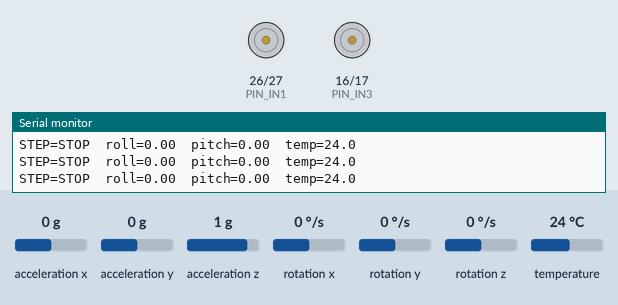
This sketch was run on a simulated ESP32. Parts: motor-driver pin pairs drawn as motors (green arrow = first pin HIGH = forward, orange = second pin HIGH = backward, longer = more drive, scaled by the enable pin), the last lines printed to the serial monitor. The inputs (shaded band) are chosen by the test bench; at power-on: acceleration x 0 g, acceleration y 0 g, acceleration z 1 g, rotation x 0 °/s, rotation y 0 °/s, rotation z 0 °/s, temperature 24 °C.

Above: at 0.7 s.
At 5.0 s:
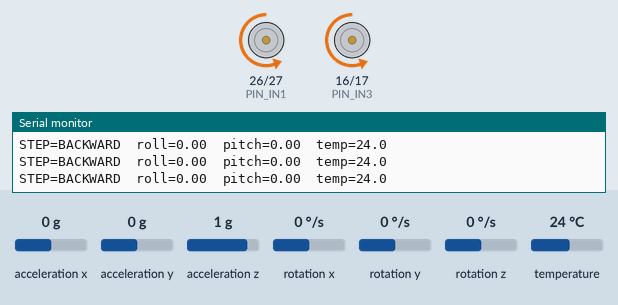
At 7.5 s:
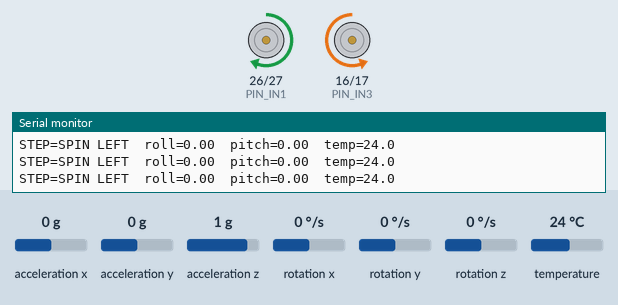
At 14.1 s:
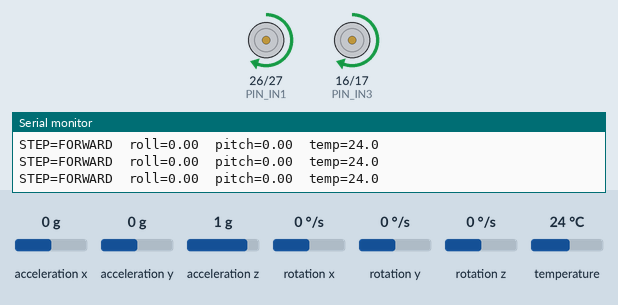
Timing chart, 0 to 15.7 s (numbered marks = the images above):
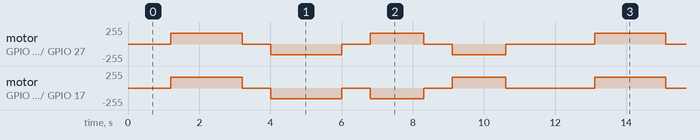

The sketch:

PID-balencing-test.ino
```cpp
#include <Arduino.h>
#include <Wire.h>
#include <Adafruit_MPU6050.h>
#include <Adafruit_Sensor.h>

// ===================== PIN CONFIG =====================
static const int PIN_ENA = 25;  // PWM Motor A
static const int PIN_IN1 = 26;
static const int PIN_IN2 = 27;

static const int PIN_IN3 = 16;
static const int PIN_IN4 = 17;
static const int PIN_ENB = 33;  // PWM Motor B

static const int I2C_SDA = 21;
static const int I2C_SCL = 22;

// ===================== PWM CONFIG =====================
// Core mới thường dùng ledcAttach(pin, freq, resolution)
static const int PWM_FREQ = 20000; // 20kHz
static const int PWM_RES  = 8;     // 8-bit: 0..255

// Nếu core bạn vẫn dùng channel, giữ biến này để code rõ ràng.
// Với core mới, ledcWrite(pin, duty) cũng hoạt động theo pin đã attach.
static const int DUTY_MAX = (1 << PWM_RES) - 1;

// ===================== MPU =====================
Adafruit_MPU6050 mpu;

// Complementary filter (góc đơn giản)
float rollDeg = 0.0f;
float pitchDeg = 0.0f;
static const float ALPHA = 0.98f;
uint32_t lastUs = 0;

// ===================== MOTOR CONTROL =====================
inline int clampDuty(int duty) {
  return constrain(duty, 0, DUTY_MAX);
}

void pwmWritePin(int pin, int duty) {
  duty = clampDuty(duty);

  // Tùy core: ledcWrite(pin, duty) hoặc ledcWriteTone/ledcWrite(channel,...)
  // Với core mới: ledcWrite(pin, duty) là hợp lệ sau khi ledcAttach(pin,...)
  ledcWrite(pin, duty);
}

void setMotorA(int pwm) {
  pwm = constrain(pwm, -DUTY_MAX, DUTY_MAX);
  int duty = abs(pwm);

  if (pwm > 0) { digitalWrite(PIN_IN1, HIGH); digitalWrite(PIN_IN2, LOW); }
  else if (pwm < 0) { digitalWrite(PIN_IN1, LOW); digitalWrite(PIN_IN2, HIGH); }
  else { digitalWrite(PIN_IN1, LOW); digitalWrite(PIN_IN2, LOW); }

  pwmWritePin(PIN_ENA, duty);
}

void setMotorB(int pwm) {
  pwm = constrain(pwm, -DUTY_MAX, DUTY_MAX);
  int duty = abs(pwm);

  if (pwm > 0) { digitalWrite(PIN_IN3, HIGH); digitalWrite(PIN_IN4, LOW); }
  else if (pwm < 0) { digitalWrite(PIN_IN3, LOW); digitalWrite(PIN_IN4, HIGH); }
  else { digitalWrite(PIN_IN3, LOW); digitalWrite(PIN_IN4, LOW); }

  pwmWritePin(PIN_ENB, duty);
}

void setMotors(int pwmA, int pwmB) {
  setMotorA(pwmA);
  setMotorB(pwmB);
}

// ===================== AUTO TEST STEPS =====================
struct Step {
  int a; int b;
  uint32_t ms;
  const char* name;
};

Step steps[] = {
  {  0,   0, 1000, "STOP"        },
  { +160,+160, 2000, "FORWARD"   },
  {  0,   0,  800, "STOP"        },
  { -160,-160, 2000, "BACKWARD"  },
  {  0,   0,  800, "STOP"        },
  { +160,-160, 1500, "SPIN LEFT" },
  {  0,   0,  800, "STOP"        },
  { -160,+160, 1500, "SPIN RIGHT"},
  {  0,   0, 1500, "STOP"        },
};

const int NSTEP = sizeof(steps)/sizeof(steps[0]);
int stepIdx = 0;
uint32_t stepT0 = 0;

// ===================== SETUP =====================
void setup() {
  Serial.begin(115200);
  delay(200);

  // Direction pins
  pinMode(PIN_IN1, OUTPUT);
  pinMode(PIN_IN2, OUTPUT);
  pinMode(PIN_IN3, OUTPUT);
  pinMode(PIN_IN4, OUTPUT);

  // PWM attach (core mới)
  // Nếu hàm này không tồn tại trên core bạn, báo tôi: tôi sẽ đưa bản “tương thích kép”.
  ledcAttach(PIN_ENA, PWM_FREQ, PWM_RES);
  ledcAttach(PIN_ENB, PWM_FREQ, PWM_RES);

  setMotors(0, 0);

  // I2C
  Wire.begin(I2C_SDA, I2C_SCL);
  Wire.setClock(400000);

  // MPU init
  if (!mpu.begin()) {
    Serial.println("MPU6050 not found. Check 3V3/GND/SDA21/SCL22.");
    while (true) { delay(1000); }
  }

  mpu.setAccelerometerRange(MPU6050_RANGE_2_G);
  mpu.setGyroRange(MPU6050_RANGE_250_DEG);
  mpu.setFilterBandwidth(MPU6050_BAND_44_HZ);

  Serial.println("MPU6050 OK. Running motor+sensor test...");
  lastUs = micros();
  stepT0 = millis();
}

// ===================== LOOP =====================
void loop() {
  // Read MPU6050
  sensors_event_t a, g, temp;
  mpu.getEvent(&a, &g, &temp);

  uint32_t nowUs = micros();
  float dt = (nowUs - lastUs) / 1000000.0f;
  lastUs = nowUs;
  if (dt <= 0 || dt > 0.1f) dt = 0.01f;

  float ax = a.acceleration.x;
  float ay = a.acceleration.y;
  float az = a.acceleration.z;

  float rollAcc  = atan2f(ay, az) * 180.0f / PI;
  float pitchAcc = atan2f(-ax, sqrtf(ay*ay + az*az)) * 180.0f / PI;

  float gx = g.gyro.x * 180.0f / PI;
  float gy = g.gyro.y * 180.0f / PI;

  rollDeg  = ALPHA * (rollDeg  + gx * dt) + (1.0f - ALPHA) * rollAcc;
  pitchDeg = ALPHA * (pitchDeg + gy * dt) + (1.0f - ALPHA) * pitchAcc;

  // Auto motor test
  uint32_t nowMs = millis();
  Step &s = steps[stepIdx];
  setMotors(s.a, s.b);

  if (nowMs - stepT0 >= s.ms) {
    stepIdx = (stepIdx + 1) % NSTEP;
    stepT0 = nowMs;
  }

  // Print
  static uint32_t tPrint = 0;
  if (nowMs - tPrint >= 50) {
    tPrint = nowMs;
    Serial.print("STEP=");
    Serial.print(s.name);
    Serial.print("  roll=");
    Serial.print(rollDeg, 2);
    Serial.print("  pitch=");
    Serial.print(pitchDeg, 2);
    Serial.print("  temp=");
    Serial.println(temp.temperature, 1);
  }
}
```

Measured:
- by itself, motor on GPIO 26 (PIN_IN1) / GPIO 27 (PIN_IN2): repeats every 11.9 s: stopped 0.80 s, backward 159/255 2.0 s, stopped 0.80 s, forward 159/255 1.5 s, stopped 0.80 s, backward 159/255 1.5 s, stopped 2.5 s, forward 159/255 2.0 s
- by itself, motor on GPIO 16 (PIN_IN3) / GPIO 17 (PIN_IN4): repeats every 11.9 s: stopped 0.80 s, backward 159/255 2.0 s, stopped 0.80 s, backward 159/255 1.5 s, stopped 0.80 s, forward 159/255 1.5 s, stopped 2.5 s, forward 159/255 2.0 s
